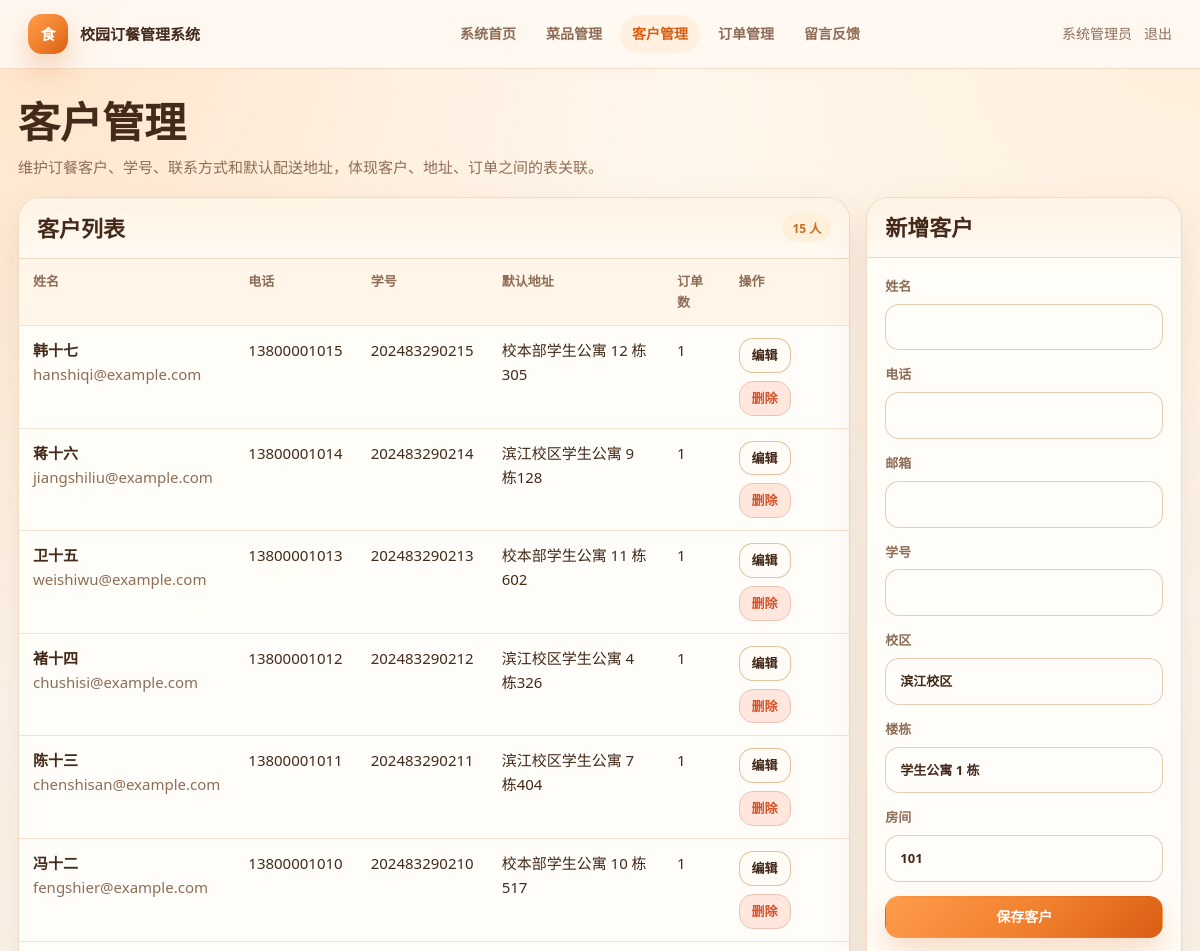
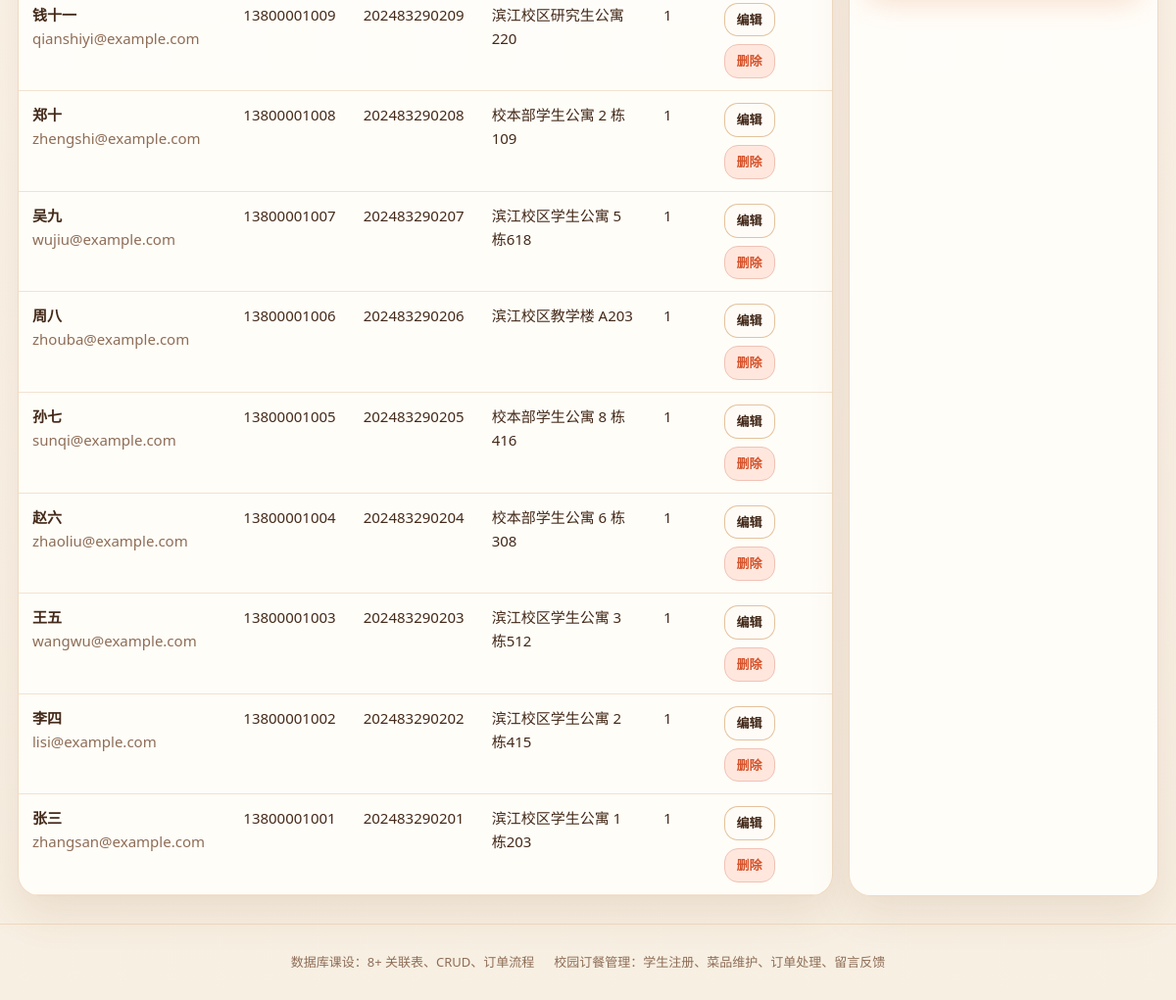
/customers.php (signed in), run on the app's committed database (2 pictures, top to bottom).
### tables this page shows
CREATE TABLE customers (
  id INT UNSIGNED AUTO_INCREMENT PRIMARY KEY,
  name VARCHAR(80) NOT NULL,
  phone VARCHAR(30) NOT NULL UNIQUE,
  email VARCHAR(120) NULL,
  student_no VARCHAR(30) NULL,
  created_at TIMESTAMP NOT NULL DEFAULT CURRENT_TIMESTAMP
);

### includes/helpers.php (called while the page is built, shortened)
<?php
function e(?string $value): string
{
    return htmlspecialchars((string) $value, ENT_QUOTES | ENT_SUBSTITUTE, 'UTF-8');
}

### customers.php (the view, shortened to what this page needs)
<?php
$pdo = db();
$edit = null;
$customers = $pdo->query(
    'SELECT c.*, COUNT(o.id) AS order_count, MIN(CONCAT(a.campus, a.building, a.room)) AS address_text
     FROM customers c
     LEFT JOIN addresses a ON a.customer_id = c.id
     LEFT JOIN orders o ON o.customer_id = c.id
     GROUP BY c.id
     ORDER BY c.id DESC'
)->fetchAll();
require __DIR__ . '/includes/header.php';
?>
<section class="page-head">
    <div>
        <h1>客户管理</h1>
        <p>维护订餐客户、学号、联系方式和默认配送地址，体现客户、地址、订单之间的表关联。</p>
    </div>
</section>
<section class="grid two">
    <div class="panel">
        <div class="panel-head"><h2>客户列表</h2><span class="badge info"><?= count($customers) ?> 人</span></div>
        <div class="table-wrap">
            <table>
                <thead><tr><th>姓名</th><th>电话</th><th>学号</th><th>默认地址</th><th>订单数</th><th>操作</th></tr></thead>
                <tbody>
                <?php foreach ($customers as $customer): ?>
                    <tr>
                        <td><strong><?= e($customer['name']) ?></strong><br><span class="muted"><?= e($customer['email']) ?></span></td>
                        <td><?= e($customer['phone']) ?></td>
                        <td><?= e($customer['student_no']) ?></td>
                        <td><?= e($customer['address_text']) ?></td>
                        <td><?= (int) $customer['order_count'] ?></td>
                        <td>
                            <div class="actions">
                                <a class="btn small" href="customers.php?edit=<?= (int) $customer['id'] ?>">编辑</a>
                                <form method="post" onsubmit="return confirm('确认删除该客户？');">
                                    <button class="btn small danger" type="submit">删除</button>
                                </form>
                            </div>
                        </td>
                    </tr>
                <?php endforeach; ?>
                </tbody>
            </table>
        </div>
    </div>
    <aside class="panel">
        <div class="panel-head"><h2><?= $edit ? '编辑客户' : '新增客户' ?></h2></div>
        <div class="panel-body">
            <form method="post" class="form">
                <label>姓名<input name="name" required value="<?= e($edit['name'] ?? '') ?>"></label>
                <label>电话<input name="phone" required value="<?= e($edit['phone'] ?? '') ?>"></label>
                <label>邮箱<input name="email" type="email" value="<?= e($edit['email'] ?? '') ?>"></label>
                <label>学号<input name="student_no" value="<?= e($edit['student_no'] ?? '') ?>"></label>
                <?php if (!$edit): ?>
                    <label>校区<input name="campus" value="滨江校区"></label>
                    <label>楼栋<input name="building" value="学生公寓 1 栋"></label>
                    <label>房间<input name="room" value="101"></label>
                <?php endif; ?>
                <button class="btn primary" type="submit">保存客户</button>
            </form>
        </div>
    </aside>
</section>
<?php require __DIR__ . '/includes/footer.php'; ?>

### assets/style.css (style rules this page uses)
:root { --bg: #f7efe2; --bg-soft: #fff8ef; --surface: #fff9f2; --panel: #fffdf9; --text: #442a1a; --muted: #8e6d57; --line: #efd8bf; --line-strong: #e3bf97; --primary: #ef7f2d; --primary-strong: #d85d12; --primary-soft: #fff0df; --success: #9a5d22; --success-soft: #fff1de; --warning: #c96f1f; --warning-soft: #fff0dc; --danger: #d6552d; --danger-soft: #ffe7de; --shadow: 0 18px 42px rgba(140, 85, 39, .12); --shadow-soft: 0 10px 24px rgba(169, 111, 59, .10); --gradient: linear-gradient(135deg, #ff9c4b 0%, #ef7f2d 55%, #d95d13 100%); font-family: "Microsoft YaHei", "PingFang SC", "Segoe UI", Arial, sans-serif; }
* { box-sizing: border-box; }
html { scroll-behavior: smooth; }
body { margin: 0; background: radial-gradient(circle at top left, rgba(255, 220, 186, .72), transparent 30%), radial-gradient(circle at top right, rgba(255, 235, 210, .72), transparent 26%), linear-gradient(180deg, #fff8ef 0%, #f7efe2 100%); color: var(--text); font-size: 15px; line-height: 1.6; }
a { color: inherit; text-decoration: none; }
button, input, select, textarea { font: inherit; }
.page-head { display: flex; gap: 16px; align-items: flex-end; justify-content: space-between; margin-bottom: 18px; }
h1, h2, h3 { margin: 0; line-height: 1.2; letter-spacing: 0; }
h1 { font-size: clamp(28px, 4vw, 42px); }
h2 { font-size: 22px; }
.muted, .page-head p { color: var(--muted); }
.page-head p { margin: 8px 0 0; }
.grid { display: grid; gap: 16px; }
.grid.two { grid-template-columns: minmax(0, 1.45fr) minmax(310px, .55fr); }
.card, .panel, .login-card, .student-card, .auth-card, .sidebar-card, .menu-hero-card { background: rgba(255, 253, 249, .96); border: 1px solid rgba(239, 216, 191, .95); border-radius: 22px; box-shadow: var(--shadow); }
.panel { overflow: hidden; }
.panel-head { display: flex; gap: 12px; align-items: center; justify-content: space-between; padding: 16px 18px; border-bottom: 1px solid var(--line); background: linear-gradient(180deg, rgba(255, 243, 226, .92), rgba(255, 249, 242, .88)); }
.panel-body { padding: 18px; }
.table-wrap { overflow-x: auto; }
table { width: 100%; border-collapse: collapse; }
th, td { padding: 12px 14px; text-align: left; border-bottom: 1px solid rgba(239, 216, 191, .72); vertical-align: top; }
th { color: var(--muted); font-size: 13px; font-weight: 800; background: rgba(255, 245, 232, .88); }
.badge { display: inline-flex; align-items: center; min-height: 28px; padding: 3px 10px; border-radius: 999px; font-size: 12px; font-weight: 800; white-space: nowrap; }
.badge.warning, .badge.info, .badge.primary { color: var(--warning); background: var(--warning-soft); }
.btn, button.btn { display: inline-flex; min-height: 42px; align-items: center; justify-content: center; gap: 8px; padding: 9px 16px; border: 1px solid rgba(227, 191, 151, .95); border-radius: 14px; color: var(--text); background: rgba(255, 252, 248, .96); cursor: pointer; font-size: 14px; font-weight: 800; transition: transform .18s ease, box-shadow .18s ease, border-color .18s ease, background .18s ease; }
.btn.primary { color: #fff; border-color: transparent; background: var(--gradient); box-shadow: 0 14px 30px rgba(218, 100, 25, .22); }
.btn.danger { color: var(--danger); border-color: #f0c2b4; background: var(--danger-soft); }
.btn.small { min-height: 34px; padding: 6px 12px; font-size: 13px; }
.actions { display: flex; flex-wrap: wrap; gap: 8px; }
.form { display: grid; gap: 14px; }
.form label { display: grid; gap: 7px; color: var(--muted); font-size: 13px; font-weight: 800; }

### data on the page
customers: name "韩十七", email "hanshiqi@example.com", phone "13800001015", student_no "202483290215", address_text "校本部学生公寓 12 栋305", order_count "1"
customers: name "蒋十六", email "jiangshiliu@example.com", phone "13800001014", student_no "202483290214", address_text "滨江校区学生公寓 9 栋128", order_count "1"
customers: name "卫十五", email "weishiwu@example.com", phone "13800001013", student_no "202483290213", address_text "校本部学生公寓 11 栋602", order_count "1"
customers: name "褚十四", email "chushisi@example.com", phone "13800001012", student_no "202483290212", address_text "滨江校区学生公寓 4 栋326", order_count "1"
customers: name "陈十三", email "chenshisan@example.com", phone "13800001011", student_no "202483290211", address_text "滨江校区学生公寓 7 栋404", order_count "1"
customers: name "冯十二", email "fengshier@example.com", phone "13800001010", student_no "202483290210", address_text "校本部学生公寓 10 栋517", order_count "1"
customers: name "钱十一", email "qianshiyi@example.com", phone "13800001009", student_no "202483290209", address_text "滨江校区研究生公寓220", order_count "1"
customers: name "郑十", email "zhengshi@example.com", phone "13800001008", student_no "202483290208", address_text "校本部学生公寓 2 栋109", order_count "1"
customers: name "吴九", email "wujiu@example.com", phone "13800001007", student_no "202483290207", address_text "滨江校区学生公寓 5 栋618", order_count "1"
customers: name "周八", email "zhouba@example.com", phone "13800001006", student_no "202483290206", address_text "滨江校区教学楼 A203", order_count "1"
customers: name "孙七", email "sunqi@example.com", phone "13800001005", student_no "202483290205", address_text "校本部学生公寓 8 栋416", order_count "1"
customers: name "赵六", email "zhaoliu@example.com", phone "13800001004", student_no "202483290204", address_text "校本部学生公寓 6 栋308", order_count "1"
customers: name "王五", email "wangwu@example.com", phone "13800001003", student_no "202483290203", address_text "滨江校区学生公寓 3 栋512", order_count "1"
customers: name "李四", email "lisi@example.com", phone "13800001002", student_no "202483290202", address_text "滨江校区学生公寓 2 栋415", order_count "1"
customers: name "张三", email "zhangsan@example.com", phone "13800001001", student_no "202483290201", address_text "滨江校区学生公寓 1 栋203", order_count "1"

### other printed values
$appName "校园订餐管理系统"
$label "系统首页"
$label "菜品管理"
$label "客户管理"
$label "订单管理"
$label "留言反馈"
user()['display_name'] "系统管理员"
count($customers) "15"
